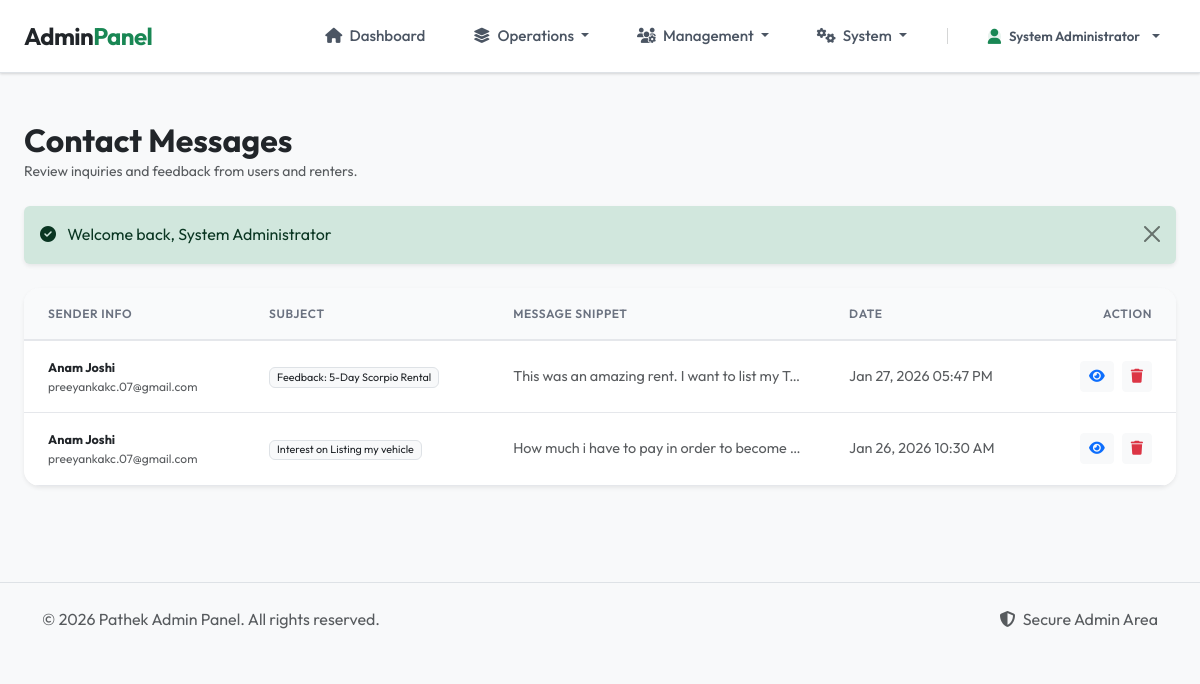
The page /index.php?page=admin&action=messages (signed in) on the database its author committed.
### tables this page shows
CREATE TABLE `contact_messages` (
  `message_id` int(11) NOT NULL,
  `name` varchar(100) NOT NULL,
  `email` varchar(100) NOT NULL,
  `subject` varchar(200) NOT NULL,
  `message` text NOT NULL,
  `status` enum('pending','read','replied') DEFAULT 'pending',
  `created_at` timestamp NOT NULL DEFAULT current_timestamp()
);

### app/controllers/AdminController.php (called while the page is built, shortened)
<?php
class AdminController
{
    private $db;
    public function __construct()
    {
        $this->db = Database::getInstance()->getConnection();
    }
    public function messages()
    {
        $query = "SELECT * FROM contact_messages ORDER BY created_at DESC";
        $result = $this->db->query($query);
        $messages = [];
        if ($result) {
            while ($row = $result->fetch_assoc()) {
                $messages[] = $row;
            }
        }
        require APP_PATH . "/views/admin/messages.php";
    }
}

### config/db.php (called while the page is built, shortened)
<?php
class Database
{
    private static $instance = null;
    private $conn;
    private function __construct()
    {
        $this->conn = new mysqli(DB_HOST, DB_USER, DB_PASS, DB_NAME);
        $this->conn->set_charset("utf8mb4");
    }
    public static function getInstance()
    {
        if (self::$instance === null) {
            self::$instance = new Database();
        }
        return self::$instance;
    }
    public function getConnection(): mysqli
    {
        return $this->conn;
    }
}

### app/views/admin/messages.php (the view, shortened to what this page needs)
<?php
require APP_PATH . '/views/layouts/admin_navbar.php';
?>
<div class="container-fluid px-4 py-5">
    <div class="d-flex justify-content-between align-items-center mb-4">
        <div>
            <h2 class="fw-bold text-dark mb-0">Contact Messages</h2>
            <p class="text-muted small mb-0">Review inquiries and feedback from users and renters.</p>
        </div>
    </div>
    <?php if (isset($_SESSION['success'])): ?>
        <div class="alert alert-success alert-dismissible fade show mb-4 border-0 shadow-sm" role="alert">
            <i class="fas fa-check-circle me-2"></i>
            <?php echo $_SESSION['success'];
            unset($_SESSION['success']); ?>
            <button type="button" class="btn-close" data-bs-dismiss="alert"></button>
        </div>
    <?php endif; ?>
    <div class="card card-modern border-0 shadow-sm rounded-4 overflow-hidden">
        <div class="card-body p-0">
            <div class="table-responsive">
                <table class="table table-modern align-middle mb-0">
                    <thead class="bg-light">
                        <tr>
                            <th class="ps-4 py-3">Sender Info</th>
                            <th class="py-3">Subject</th>
                            <th class="py-3">Message Snippet</th>
                            <th class="py-3">Date</th>
                            <th class="text-end pe-4 py-3">Action</th>
                        </tr>
                    </thead>
                    <tbody>
                        <?php if (empty($messages)): ?>
                            <tr>
                                <td colspan="5" class="text-center py-5">
                                    <div class="text-muted mb-2"><i class="fas fa-envelope-open fa-3x opacity-25"></i></div>
                                    <p class="text-muted">No messages found.</p>
                                </td>
                            </tr>
                        <?php else: ?>
                            <?php foreach ($messages as $msg):
                                $mid = $msg['id'] ?? $msg['message_id'] ?? 0;
                                ?>
                                <tr>
                                    <td class="ps-4">
                                        <div class="fw-bold text-dark small">
                                            <?php echo htmlspecialchars($msg['name']); ?>
                                        </div>
                                        <div class="text-muted admin-text-xs">
                                            <?php echo htmlspecialchars($msg['email']); ?>
                                        </div>
                                    </td>
                                    <td>
                                        <span class="badge bg-light text-dark border fw-normal">
                                            <?php echo htmlspecialchars($msg['subject']); ?>
                                        </span>
                                    </td>
                                    <td class="small text-muted" style="max-width: 300px; overflow: hidden;">
                                        <div class="text-truncate" title="<?php echo htmlspecialchars($msg['message']); ?>">
                                            <?php echo htmlspecialchars(substr($msg['message'], 0, 50) . (strlen($msg['message']) > 50 ? '...' : '')); ?>
                                        </div>
                                    </td>
                                    <td class="text-muted small">
                                        <?php echo date('M d, Y h:i A', strtotime($msg['created_at'])); ?>
                                    </td>
                                    <td class="text-end pe-4">
                                        <div class="d-flex justify-content-end gap-2">
                                            <button class="btn btn-light btn-sm text-primary" data-bs-toggle="modal"
                                                data-bs-target="#msgModal<?php echo $mid; ?>">
                                                <i class="fas fa-eye"></i>
                                            </button>
                                            <form action="<?php echo BASE_URL; ?>/index.php?page=admin&action=deleteMessage"
                                                method="POST" onsubmit="return confirm('Delete this message?');">
                                                <button type="submit" class="btn btn-light btn-sm text-danger">
                                                    <i class="fas fa-trash"></i>
                                                </button>
                                            </form>
                                        </div>
                                    </td>
                                </tr>
                            <?php endforeach; ?>
                        <?php endif; ?>
                    </tbody>
                </table>
            </div>
        </div>
    </div>
</div>
<?php require APP_PATH . '/views/layouts/admin_footer.php'; ?>

### assets/css/base.css (style rules this page uses)
* { margin: 0; padding: 0; box-sizing: border-box; }
body { font-family: 'Outfit', 'Segoe UI', system-ui, -apple-system, sans-serif; color: #111827; line-height: 1.6; background-color: #f3f4f6; }
.card-modern { background: white; border: 1px solid #e5e7eb; border-radius: 12px; box-shadow: 0 4px 6px -1px rgba(0, 0, 0, 0.05), 0 2px 4px -1px rgba(0, 0, 0, 0.03); transition: all 0.2s ease-in-out; }
.table-modern thead th { background-color: #f9fafb; border-bottom: 2px solid #e5e7eb; color: #6b7280; font-weight: 600; text-transform: uppercase; font-size: 0.75rem; letter-spacing: 0.05em; padding: 0.75rem 1.5rem; }
.table-modern tbody td { border-bottom: 1px solid #e5e7eb; padding: 1rem 1.5rem; vertical-align: middle; color: #374151; font-size: 0.9rem; }

### assets/css/admin.css (style rules this page uses)
.admin-text-xs { font-size: 0.75rem; }

### rows shown on the page
contact_messages: name "Anam Joshi", email "preeyankakc.07@gmail.com", subject "Feedback: 5-Day Scorpio Rental", message "This was an amazing rent. I want to list my T…", created_at "Jan 27, 2026 05:47 PM"
contact_messages: name "Anam Joshi", email "preeyankakc.07@gmail.com", subject "Interest on Listing my vehicle", message "How much i have to pay in order to become…", created_at "Jan 26, 2026 10:30 AM"

### other values the page prints
$_SESSION['user_name'] "System Administrator"
$_SESSION['success'] "Welcome back, System Administrator"
